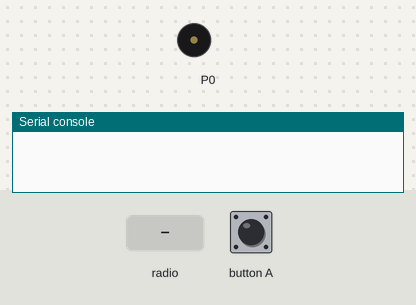
The program below on a simulated BBC micro:bit running MicroPython. Shown: buzzer (waves = sounding), the last lines printed to the serial console. The test bench sets the inputs (shaded band). No radio messages arrive unless stated (any console line starting 'radio sent:' is added by the test bench).

Above: at 1.2 s.
1.3 s: button A pressed for 0.15 s
2.9 s: radio message "C4:4" arrives
At 3.14 s:
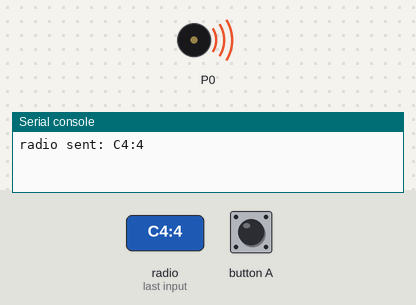
Timing chart, 0 to 5.9 s (numbered marks = the images above; inputs shaded):
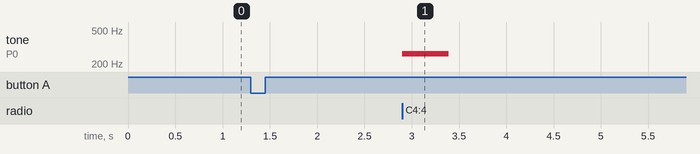

Measured:
- after the input at 2.9 s, tone on P0: silent → 262 Hz at once, → silent 0.49 s later

The program:

microbit_broadcast_note.py
```python
import music
import radio
from microbit import button_a

radio.on()

while True:
    if button_a.was_pressed():
        radio.send("C4:4")

    note = radio.receive()
    if note:
        music.play([note])
```
